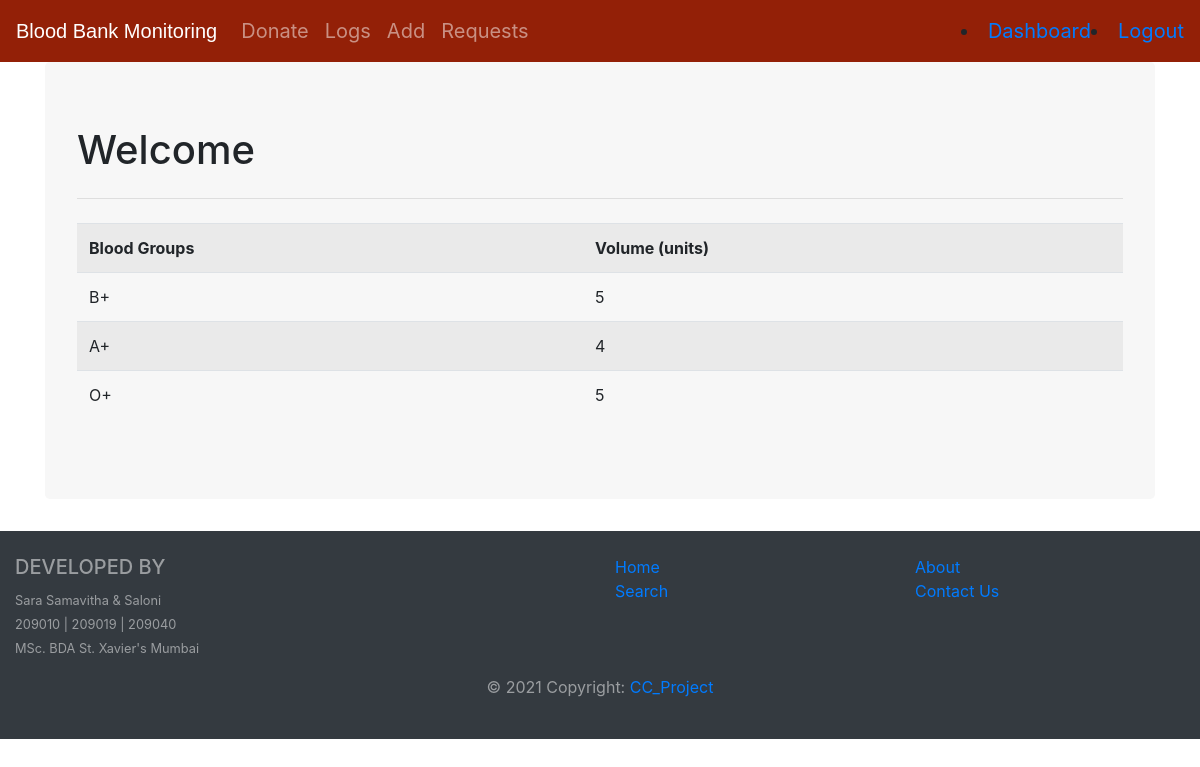
Page /dashboard (signed in) on the earlier database version.
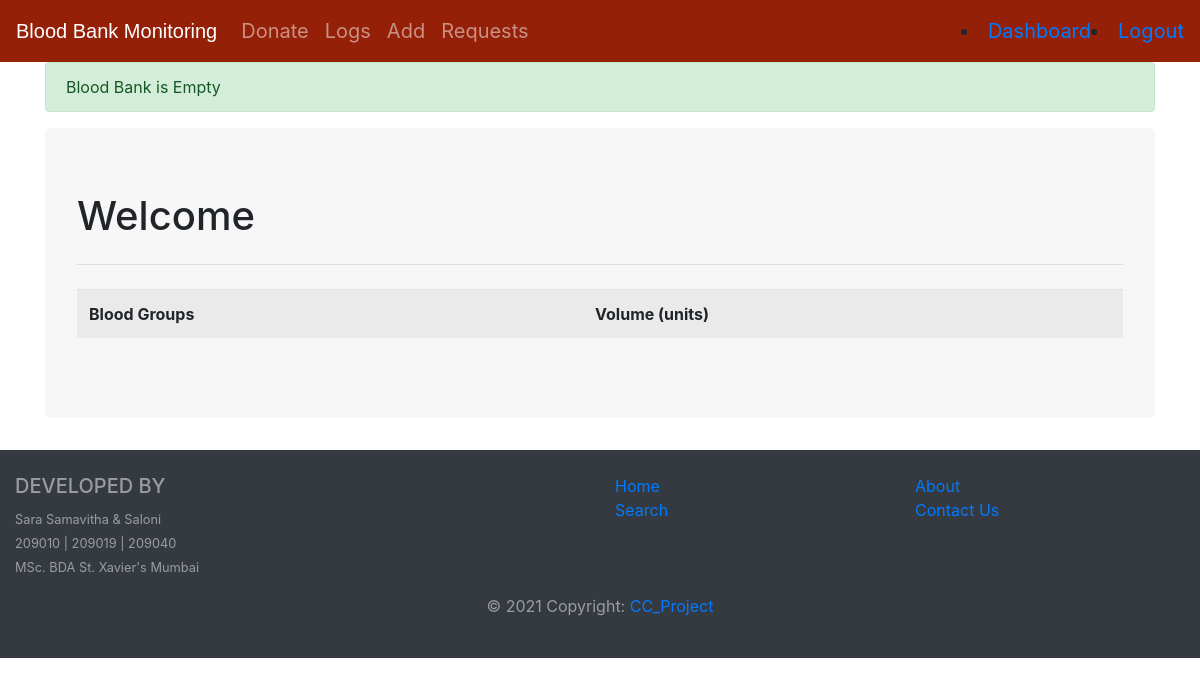
Same page on the later database version.
### models.py (models this page shows, shortened)
class BLOODBANK(db.Model):
    b_group = db.Column(db.String(50), primary_key=True, nullable=False)
    total_packets = db.Column(db.Integer, primary_key=False)

### routes.py (the view)
@app.route('/dashboard')
@is_logged_in
def dashboard():
    result = BLOODBANK.query.first()
    details = BLOODBANK.query.all()
    if result:
        return render_template('dashboard.html',details=details)
    else:
        msg = ' Blood Bank is Empty '
        return render_template('dashboard.html',msg=msg)

### routes.py (called while the page is built)
def is_logged_in(f):
    @wraps(f)
    def wrap(*args, **kwargs):
        if 'logged_in' in session:
            return f(*args, **kwargs)
        else:
            flash('Unauthorized, Please login!', 'danger')
            return redirect(url_for('login'))
    return wrap

### templates/dashboard.html
{% extends 'layout.html' %}
{% block body %}
<div class="jumbotron"style="background-color:#f7f7f7;">
<h1>Welcome {{session.e_id}}</small> </h1>
<hr class="my-4">
<table class="table table-striped">
  <tr>
    <th>Blood Groups</th>
    <th>Volume (units)</th>
  </tr>
  {% for detail in details %}
    <tr>
      <td>{{detail.b_group}}</td>
      <td>{{detail.total_packets}}</td>
    </tr>
  {% endfor %}
</table>
</div>
{% endblock %}

Differences in the rows shown:
removed BLOODBANK: b_group "B+", total_packets "5"
removed BLOODBANK: b_group "A+", total_packets "4"
removed BLOODBANK: b_group "O+", total_packets "5"
Other differences:
{{ msg }}: (not shown) → "Blood Bank is Empty"
